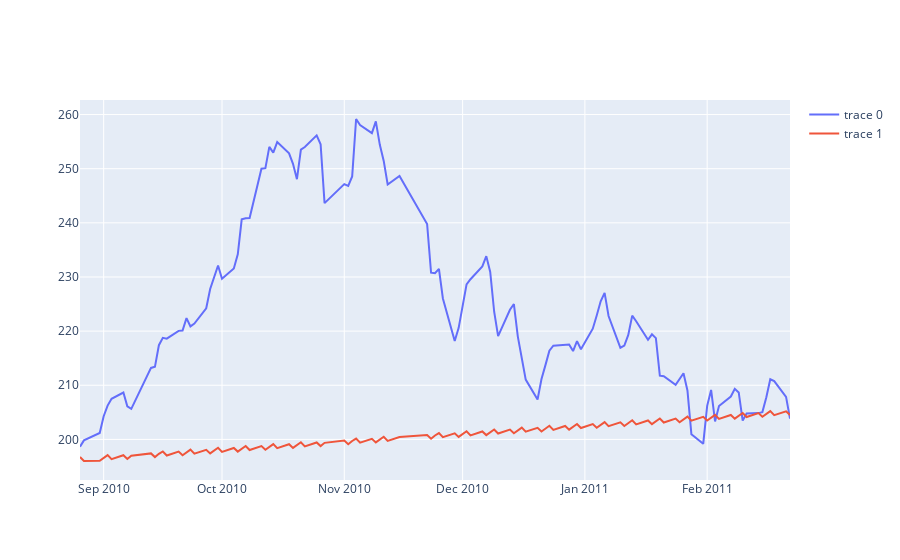

The code cell stored with this chart in its notebook:
### Markdown cell above
Наиболее удачно получилось построить 'ISE', давайте построим для него график

### Code cell
def weekdays(some_date):
    if some_date.weekday() == 5 or some_date.weekday() == 6:
        return None
    return some_date
import plotly.graph_objects as go
predictor = prophet.Prophet()
days = 120
predict_days = 181
indexes[['date', "ISE"]][:-days].rename(columns ={'date':'ds','ISE':'y'})
predictor.fit(df = indexes.reset_index()[['date', 'ISE']][:-days].rename(columns ={'date':'ds','ISE':'y'}))
future = predictor.make_future_dataframe(periods=predict_days)
forecast = predictor.predict(future)
forecast = forecast.rename(columns = {'ds':'date'})
total = pd.merge(forecast, indexes, on = 'date', how = 'inner').dropna()
forecast = total[['date', 'yhat']]
forecast = forecast.rename(columns = {'date':'ds'})
fig = go.Figure()
fig.add_trace(go.Scatter(x = indexes['date'][-days:], y = indexes['ISE'][-days:]))
fig.add_trace(go.Scatter(x = forecast['ds'][-days:], y = forecast['yhat'][-days:]))
fig.show()
print(forecast.iloc[-1])
print(indexes.iloc[-1])
